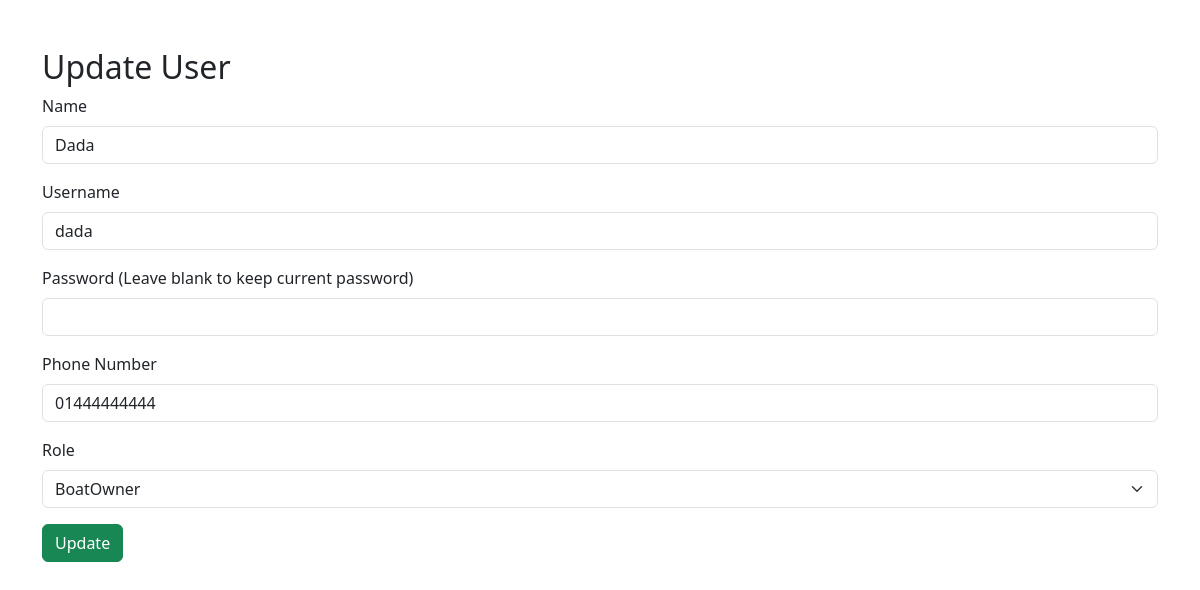
Page /users/update/1/ on the committed database.
### boats/models.py (models this page shows)
class User(AbstractUser):
    ROLES = [
        ('SuperAdmin', 'SuperAdmin'),
        ('Admin', 'Admin'),
        ('BoatOwner', 'BoatOwner'),
        ('Manager', 'Manager'),
        ('Customer', 'Customer'),
    ]
    name = models.CharField(max_length=255)
    username = models.CharField(max_length=255, unique=True)
    password = models.CharField(max_length=255)
    phone_number = models.CharField(max_length=15, blank=True, null=True)
    role = models.CharField(
        max_length=20,
        choices=ROLES,
        default=ROLES[-1][0],
    )
    created_by = models.IntegerField(blank=True, null=True)
    created_at = models.DateTimeField(auto_now_add=True)
    updated_by = models.IntegerField(blank=True, null=True)
    updated_at = models.DateTimeField(auto_now=True)
    deleted_by = models.IntegerField(blank=True, null=True)
    deleted_at = models.DateTimeField(blank=True, null=True)
    groups = models.ManyToManyField(
        'auth.Group',
        related_name='users_groups',
        blank=True
    )
    user_permissions = models.ManyToManyField(
        'auth.Permission',
        related_name='users_permissions',
        blank=True
    )

### boats/views.py (the view, shortened to what this page needs)
# urls.py: path('users/update/<int:pk>/', views.user_update_view, name='user_update'),
def user_update_view(request, pk):
    user = get_object_or_404(User, pk=pk)
    return render(request, 'boats/user_update.html', {'user': user})

### boats/templates/boats/user_update.html (shortened to what this page needs)
<!DOCTYPE html>
<html lang="en">
<head>
    <link href="https://cdn.jsdelivr.net/npm/bootstrap@5.3.0-alpha3/dist/css/bootstrap.min.css" rel="stylesheet">
</head>
<body>
<div class="container mt-5">
    <h2>Update User</h2>
    <form method="POST" action="">
        <div class="mb-3">
            <label for="name" class="form-label">Name</label>
            <input type="text" name="name" id="name" class="form-control" value="{{ user.name }}" required>
        </div>
        <div class="mb-3">
            <label for="username" class="form-label">Username</label>
            <input type="text" name="username" id="username" class="form-control" value="{{ user.username }}" required>
        </div>
        <div class="mb-3">
            <label for="password" class="form-label">Password (Leave blank to keep current password)</label>
            <input type="password" name="password" id="password" class="form-control">
        </div>
        <div class="mb-3">
            <label for="phone_number" class="form-label">Phone Number</label>
            <input type="text" name="phone_number" id="phone_number" class="form-control" value="{{ user.phone_number }}">
        </div>
        <div class="mb-3">
            <label for="role" class="form-label">Role</label>
            <select name="role" id="role" class="form-select" required>
                {% for key, value in user.ROLES %}
                <option value="{{ key }}" {% if user.role == key %}selected{% endif %}>{{ value }}</option>
                {% endfor %}
            </select>
        </div>
        <button type="submit" class="btn btn-success">Update</button>
    </form>
</div>
</body>
</html>

### rows in the picture
User: name "Dada", username "dada", phone_number "01444444444", role "BoatOwner"
